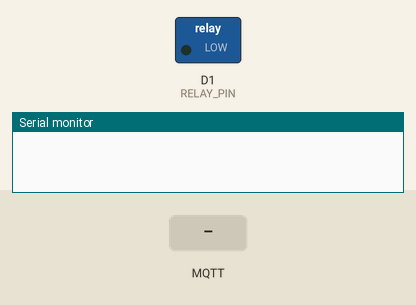
The program below on a simulated ESP8266 (NodeMCU). On the bench: switched loads named in the program (green lamp = pin HIGH), the last lines printed to the serial monitor. Inputs (shaded band) come from the test bench. WiFi joins after 1.5 s; servers stay silent unless stated; no MQTT or app messages arrive unless stated.

Above: at 2.7 s.
2.8 s: MQTT message "ON" arrives on the first subscribed topic
At 3.8 s:
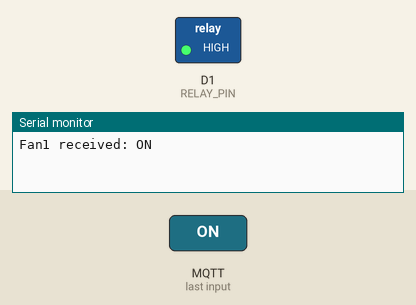
4.3 s: MQTT message "OFF" arrives on the first subscribed topic
At 4.9 s:
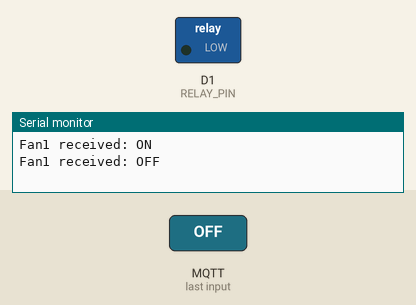
Timing chart, 0 to 7.3 s (numbered marks = the images above; inputs shaded):
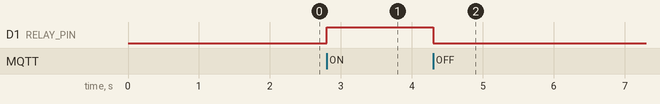

Measured:
- after the input at 2.8 s, D1 (RELAY_PIN): LOW → HIGH at once
- after the input at 4.3 s, D1 (RELAY_PIN): HIGH → LOW at once

The program:

main.cpp
```cpp
#include <ESP8266WiFi.h>
#include <PubSubClient.h>

const char* ssid = "ESP32_BROKER";
const char* password = "12345678";
const char* mqtt_server = "192.168.4.1";  // ESP32's AP IP (broker)

WiFiClient espClient;
PubSubClient client(espClient);

#define RELAY_PIN D1

void callback(char* topic, byte* payload, unsigned int length) {
  String msg;
  for (int i = 0; i < length; i++) msg += (char)payload[i];
  Serial.printf("Fan1 received: %s\n", msg.c_str());

  if (msg == "ON") digitalWrite(RELAY_PIN, HIGH);
  else if (msg == "OFF") digitalWrite(RELAY_PIN, LOW);
}

void setup() {
  Serial.begin(115200);
  pinMode(RELAY_PIN, OUTPUT);
  digitalWrite(RELAY_PIN, LOW);

  WiFi.begin(ssid, password);
  while (WiFi.status() != WL_CONNECTED) delay(500);

  client.setServer(mqtt_server, 1883);
  client.setCallback(callback);
  while (!client.connected()) {
    client.connect("Fan1");
  }

  client.subscribe("home/fan1");
}

void loop() {
  client.loop();
}
```
